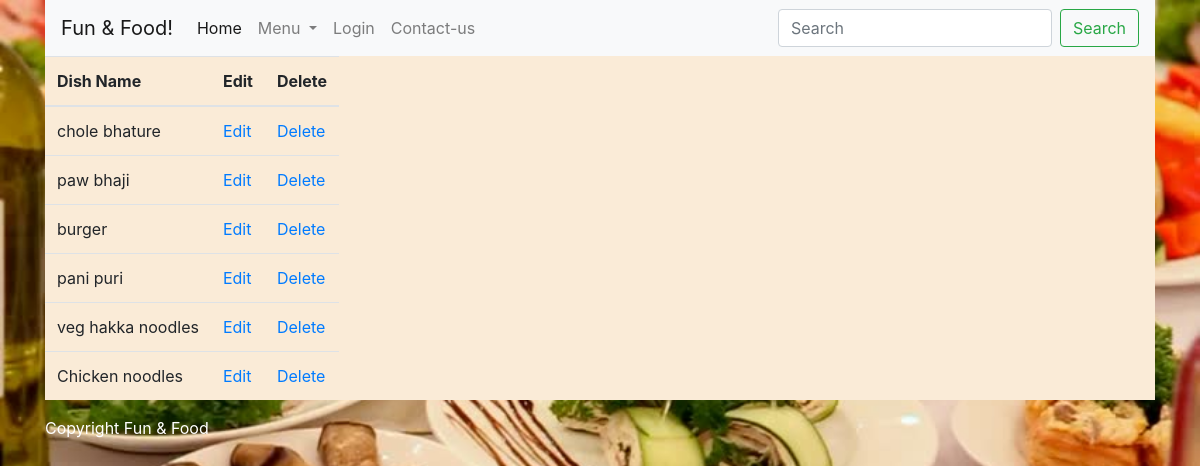
Screenshot of /webpages/list_dish with the database file from the repository.
### webpages/models.py (models this page shows)
class Dish(models.Model):
    name = models.CharField(max_length=50)
    rate = models.FloatField()
    isVeg = models.BooleanField(default=True)
    category = models.CharField(max_length=50)
    image = models.TextField(null = True)
    available_from = models.DateTimeField(default=datetime.datetime.now())
    is_available = models.BooleanField()

### webpages/views.py (the view)
# urls.py: path('list_dish', views.list_dish, name='list_dish'),
def list_dish(request):
    dishes = Dish.objects.all()
    is_admin = check_admin(request)
    return render_to_response(template_name='admin_menu_list.html', context={'dishes':dishes, 'admin_menu':is_admin})

### webpages/views.py (called while the page is built)
def check_admin(request):
    try:
        login_id = request.session['login_id']
        if login_id == '45565$78678#':
            return True
        else:
            return False
    except Exception as e:
        return False

### webpages/templates/admin_menu_list.html
{% extends 'layout.html' %}
{% block content %}
<table class="table table-responsive" style="background: antiquewhite;">
    <thead>
        <th>
            Dish Name
        </th>
        <th>
            Edit
        </th>
        <th>
            Delete
        </th>
        <tbody>
            {% for item in dishes %}
            <tr>
                <td>{{ item.name }}</td>
                <td>
                    <a href="{% url 'website:edit_dish' id=item.id %}">Edit</a>
                </td>
                <td>
                    <a href="{% url 'website:delete_dish' id=item.id %}">Delete</a>
                </td>
            </tr>
            {% endfor %}
        </tbody>
    </thead>
</table>
{% endblock %}

### rows the page displays
Dish: name "chole bhature"
Dish: name "paw bhaji"
Dish: name "burger"
Dish: name "pani puri"
Dish: name "veg hakka noodles"
Dish: name "Chicken noodles"
